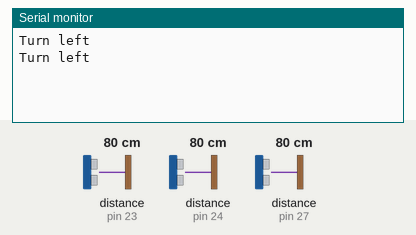
This sketch was run on a simulated Arduino Uno, built with avr-gcc and run on an emulated ATmega328P. Shown: the last lines printed to the serial monitor. The inputs (shaded band) are chosen by the test bench; at power-on: distance to the obstacle (sensors on pin 24, pin 23, pin 27) 80 cm.

Above: at 1.2 s.
1.3 s: distance to the obstacle (sensor on pin 24) set to 66 cm
At 2.6 s:
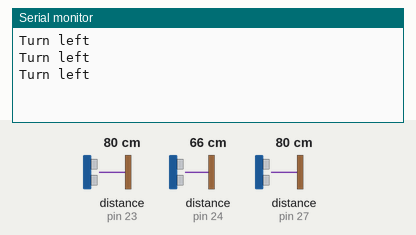
2.8 s: distance to the obstacle (sensor on pin 24) set to 57 cm
At 3.6 s:
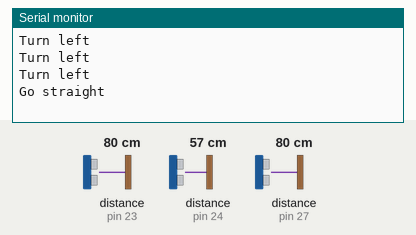

The sketch:

wall_following_room1.ino
```cpp
#include <NewPing.h>

#define SONAR_NUM 6      // Number of sensors.
#define MAX_DISTANCE 60 // Maximum distance (in cm) to ping.
#define MAX_DISTANCE_FRONT 9 // Maximum distance (in cm) to ping.

//ultrasonic pins
const byte left = 24, ld = 26, front = 27, rd = 25, right = 23, gripper = 22;
const byte left_boundary = 8, right_boundary = 8;

NewPing sonar[SONAR_NUM] = {   // Sensor object array.
  NewPing(left, left, MAX_DISTANCE),
  NewPing(ld, ld, MAX_DISTANCE),
  NewPing(front, front, MAX_DISTANCE_FRONT),
  NewPing(rd, rd, MAX_DISTANCE),
  NewPing(right, right, MAX_DISTANCE),
  NewPing(gripper, gripper, MAX_DISTANCE)
};

int paralax(String sensor)
{
  if(sensor == "left")
  {
    return sonar[0].ping_cm();
  }
  else if(sensor == "ld")
  {
    return sonar[1].ping_cm();
  }
  else if(sensor == "front")
  {
    return sonar[2].ping_cm();
  }
  else if(sensor == "rd")
  {
    return sonar[3].ping_cm();
  }
  else if(sensor == "right")
  {
    return sonar[4].ping_cm();
  }
  else
  {
    return sonar[5].ping_cm();
  }
}
bool is_left_intersection()
{

  if(paralax("left") == 0)
  {
      return true;
  }
  else
  {
    return false;
  }
}
bool is_right_intersection()
{

  if(paralax("right") == 0)
  {
    return true;
  }
  else
  {
    return false;
  }
}
bool is_left_undefined()
{
  if(paralax("left") <= left_boundary)
  {
    if(paralax("left") == 0)
    {
      return false;
    }
    else
    {
      return true;
    }
  }
  else
  {
    return false;
  }
}
bool is_right_undefined()
{
  if(paralax("right") <= right_boundary)
  {
    if(paralax("right") == 0)
    {
      return false;
    }
    else
    {
      return true;
    }
  }
  else
  {
    return false;
  }
}
bool is_front_wall()
{
  if(paralax("front") == 0)
  {
    return false;
  }
  else
  {
    return true;
  }
}
void wall_following()
{
  if(is_left_intersection() == true || is_right_intersection() == true)
  {
    if(is_left_intersection() == true)
    {
      Serial.println("Turn left");
    }
    else
    {
      if(is_front_wall())
      {
        Serial.println("Turn right");
      }
      else
      {
        Serial.println("Go straight");
      }
    }
  }
  else
  {
    Serial.println("Follow the current line");
  }
}
void setup()
{
  Serial.begin(115200); // Open serial monitor at 115200 baud to see ping results.
}
void loop()
{
  delay(50);
  wall_following();
  delay(1000);
}
```

Measured:
- the behaviour switches between 61 and 60 cm on distance to the obstacle (sensor on pin 24) (found by bisection; images 1 and 2)
- after the input at 2.8 s, the serial monitor: prints a new line after 0.44 s (image 2)
